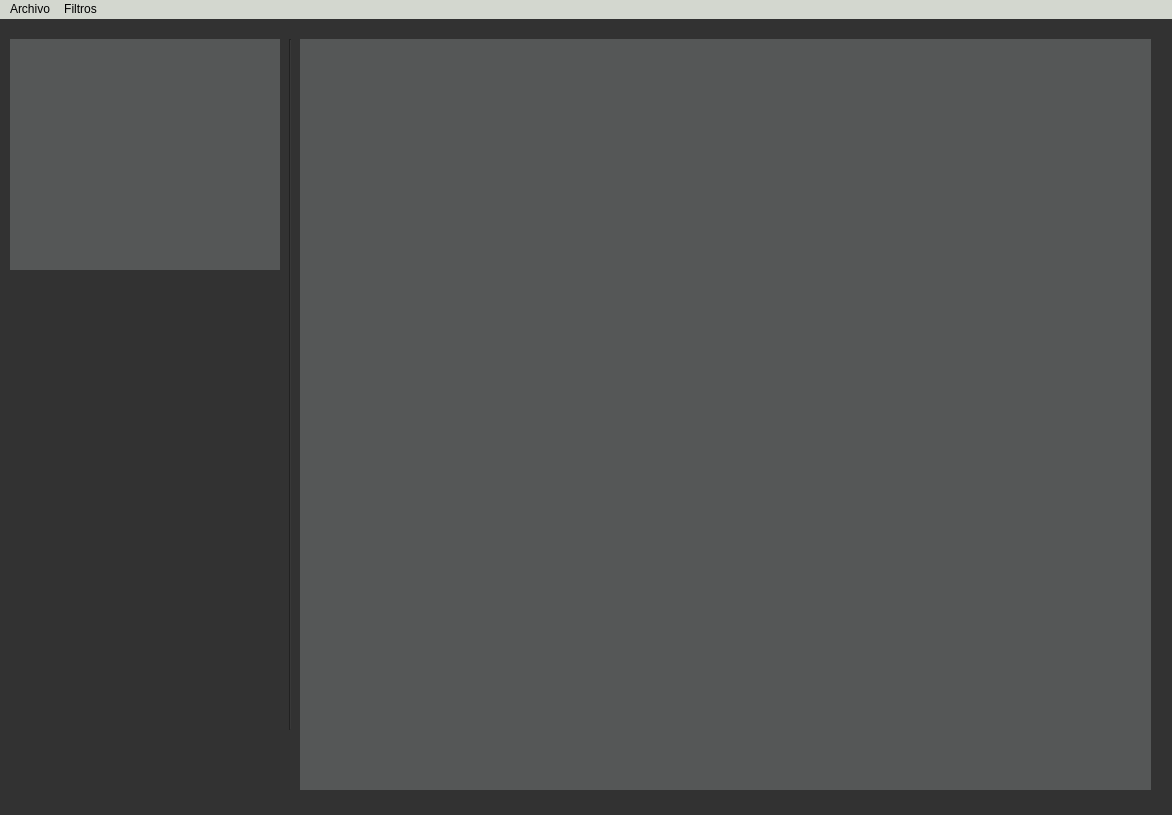
<?xml version="1.0" encoding="UTF-8"?>
<ui version="4.0">
 <class>GUI</class>
 <widget class="QMainWindow" name="GUI">
  <property name="geometry">
   <rect>
    <x>0</x>
    <y>0</y>
    <width>1172</width>
    <height>815</height>
   </rect>
  </property>
  <property name="windowTitle">
   <string>GUI</string>
  </property>
  <property name="styleSheet">
   <string notr="true">background-color: rgb(50, 50, 50);</string>
  </property>
  <widget class="QWidget" name="centralWidget">
   <widget class="QLabel" name="label">
    <property name="geometry">
     <rect>
      <x>10</x>
      <y>20</y>
      <width>271</width>
      <height>231</height>
     </rect>
    </property>
    <property name="styleSheet">
     <string notr="true">background-color: rgb(85, 87, 87);</string>
    </property>
    <property name="text">
     <string/>
    </property>
    <property name="pixmap">
     <pixmap resource="logo.qrc">:/Logo.png</pixmap>
    </property>
    <property name="scaledContents">
     <bool>true</bool>
    </property>
   </widget>
   <widget class="QLabel" name="label_2">
    <property name="geometry">
     <rect>
      <x>300</x>
      <y>20</y>
      <width>851</width>
      <height>751</height>
     </rect>
    </property>
    <property name="styleSheet">
     <string notr="true">background-color: rgb(85, 87, 87);</string>
    </property>
    <property name="text">
     <string/>
    </property>
   </widget>
   <widget class="Line" name="line">
    <property name="geometry">
     <rect>
      <x>280</x>
      <y>20</y>
      <width>20</width>
      <height>691</height>
     </rect>
    </property>
    <property name="orientation">
     <enum>Qt::Vertical</enum>
    </property>
   </widget>
  </widget>
  <widget class="QMenuBar" name="menuBar">
   <property name="geometry">
    <rect>
     <x>0</x>
     <y>0</y>
     <width>1172</width>
     <height>22</height>
    </rect>
   </property>
   <property name="styleSheet">
    <string notr="true">background-color: rgb(211, 215, 207);</string>
   </property>
   <widget class="QMenu" name="menuArchivo">
    <property name="title">
     <string>Archivo</string>
    </property>
    <addaction name="actionNuev_Imagen"/>
    <addaction name="actionGruardad_Archivo"/>
   </widget>
   <widget class="QMenu" name="menuFiltros">
    <property name="title">
     <string>Filtros</string>
    </property>
    <addaction name="actionFiltroRojo"/>
    <addaction name="actionFiltro_Verde"/>
    <addaction name="actionFiltro_Azul"/>
    <addaction name="actionFiltroMosaico"/>
   </widget>
   <addaction name="menuArchivo"/>
   <addaction name="menuFiltros"/>
  </widget>
  <widget class="QStatusBar" name="statusBar"/>
  <action name="actionNuev_Imagen">
   <property name="text">
    <string>Nueva Imagen</string>
   </property>
  </action>
  <action name="actionGruardad_Archivo">
   <property name="text">
    <string>Guardar Imagen</string>
   </property>
  </action>
  <action name="actionFiltroRojo">
   <property name="text">
    <string>Filtro Rojo</string>
   </property>
  </action>
  <action name="actionFiltro_Verde">
   <property name="text">
    <string>Filtro Verde</string>
   </property>
  </action>
  <action name="actionFiltro_Azul">
   <property name="text">
    <string>Filtro Azul</string>
   </property>
  </action>
  <action name="actionFiltroMosaico">
   <property name="text">
    <string>Filtro Mosaico</string>
   </property>
  </action>
 </widget>
 <layoutdefault spacing="6" margin="11"/>
 <resources>
  <include location="logo.qrc"/>
 </resources>
 <connections/>
</ui>
